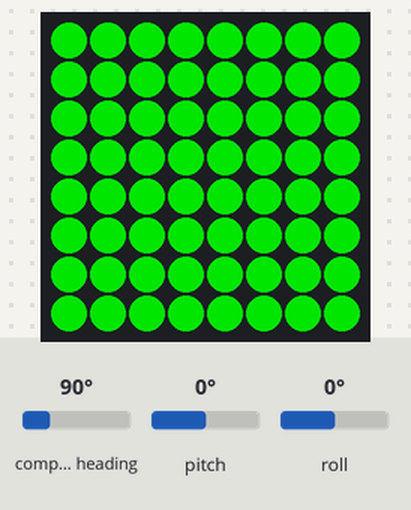
The program below on a simulated Raspberry Pi (BCM pin numbers) with a Sense HAT. Shown: the Sense HAT's 8×8 RGB LED matrix. The inputs (shaded band) are chosen by the test bench; at power-on: pitch 0°, compass heading 90°, roll 0°. Dim RGB values are drawn brighter than linear; the Sense HAT reports a negative pitch or roll as 360° plus the angle.

Above: at 1.2 s.
1.3 s: pitch set to -86°
At 2.5 s:
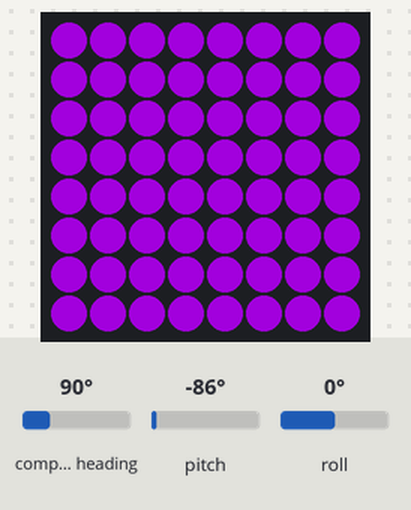
2.8 s: pitch set to -45°
Timing chart, 0 to 5.8 s (numbered marks = the images above; inputs shaded):
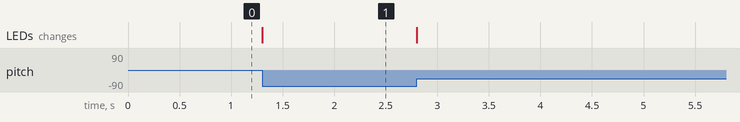

Measured:
- after the input at 1.3 s, the LEDs: change at once (image 1)

The program:

rainbow_brush.py
```python
from sense_hat import SenseHat
from time import sleep

sense = SenseHat()
sense.low_light = True
sense.set_imu_config(True, True, True)
red = (255, 0, 0)
orange = (255,127,0)
yellow = (255,255,0)
green = (0,255,0)
blue = (0,0,255)
indigo = (75,0,130)
violet = (148,0,211)

while True:
    orientation = sense.get_orientation_degrees()
    data = ("p: {pitch}, r: {roll}, y: {yaw}".format(**orientation))

    pos = data.split(',')[0].lstrip('p: ')
    pos = float(pos)
    if pos >=65 and pos <=90:
        sense.clear(red)
    if pos >=40 and pos <=64:
        sense.clear(orange)
    if pos >=14 and pos <=39:
        sense.clear(yellow)
    if pos >=0 and pos <=13 or pos >=360 and pos <= 351:
        sense.clear(green)
    if pos >=326 and pos <=350:
        sense.clear(blue)
    if pos >=300 and pos <=325:
        sense.clear(indigo)
    if pos >=270 and pos <=299:
        sense.clear(violet)
```
